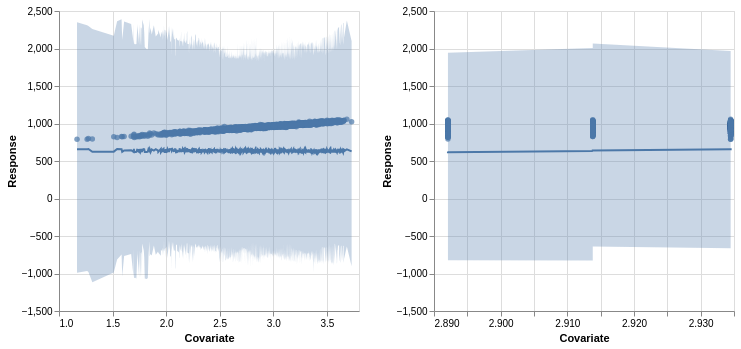

Notebook source saved alongside this figure:
### Markdown cell above
# Prior predictive checks

### Code cell
from numpyro.infer import Predictive
from numpyro.diagnostics import hpdi

rng_key, rng_key_ = random.split(rng_key)
prior_predictive = Predictive(model, num_samples=100)
prior_predictions = prior_predictive(
    rng_key_,
    log_distance=train.log_distance.values,
    log_freq=train.log_freq.values,
)["signal_loss"]

mean_prior_pred = np.mean(prior_predictions, axis=0)
hpdi_prior_pred = hpdi(prior_predictions, 0.9)

plot_regression(
    train.log_distance.values, train.obs_signal_loss.values, mean_prior_pred, hpdi_prior_pred
) | plot_regression(
    train.log_freq.values, train.obs_signal_loss.values, mean_prior_pred, hpdi_prior_pred
)

### Figure 1 — Vega-Lite specification as saved in the notebook (floating-point values rounded to 4 significant figures; data arrays with more than 128 entries replaced by an {"elided": "..."} marker saying what was removed)
{"config": {"view": {"continuousWidth": 300, "continuousHeight": 300}}, "hconcat": [{"layer": [{"mark": {"type": "circle"}, "encoding": {"x": {"field": "Covariate", "scale": {"zero": false}, "type": "quantitative"}, "y": {"field": "Response", "scale": {"zero": false}, "title": "Response", "type": "quantitative"}}}, {"mark": {"type": "line"}, "encoding": {"x": {"field": "Covariate", "type": "quantitative"}, "y": {"field": "Response (predicted)", "title": "Response", "type": "quantitative"}}}, {"mark": {"type": "area", "opacity": 0.3}, "encoding": {"x": {"field": "Covariate", "type": "quantitative"}, "y": {"field": "Response (5% confidence)", "title": "Response", "type": "quantitative"}, "y2": {"field": "Response (95% confidence)", "title": "Response"}}}], "data": {"name": "data-447013bce30c863537f4cde8337c9608"}}, {"layer": [{"mark": {"type": "circle"}, "encoding": {"x": {"field": "Covariate", "scale": {"zero": false}, "type": "quantitative"}, "y": {"field": "Response", "scale": {"zero": false}, "title": "Response", "type": "quantitative"}}}, {"mark": {"type": "line"}, "encoding": {"x": {"field": "Covariate", "type": "quantitative"}, "y": {"field": "Response (predicted)", "title": "Response", "type": "quantitative"}}}, {"mark": {"type": "area", "opacity": 0.3}, "encoding": {"x": {"field": "Covariate", "type": "quantitative"}, "y": {"field": "Response (5% confidence)", "title": "Response", "type": "quantitative"}, "y2": {"field": "Response (95% confidence)", "title": "Response"}}}], "data": {"name": "data-2aa6eb7ca15608d4c073aac6a850f637"}}], "$schema": "https://vega.github.io/schema/vega-lite/v5.17.0.json", "datasets": {"data-447013bce30c863537f4cde8337c9608": {"elided": "2000 records"}, "data-2aa6eb7ca15608d4c073aac6a850f637": {"elided": "2000 records"}}}
